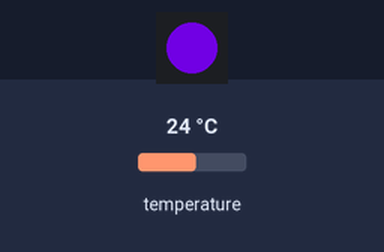
Recording of a sketch running on a simulated Arduino Uno, built with avr-gcc and run on an emulated ATmega328P. Parts: 1 RGB LEDs in strip order, left to right. Inputs (shaded band) come from the test bench; at power-on: temperature 24 °C. Dim RGB values are drawn brighter than linear.

Above: at 1.6 s.
1.7 s: temperature set to 28 °C
At 5.2 s:
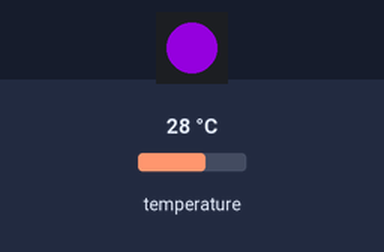
5.6 s: temperature set to 33 °C
At 7.3 s:
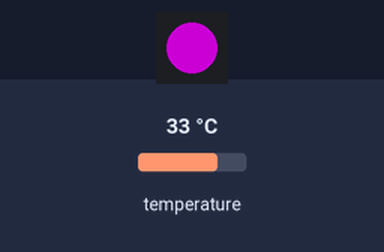
9.5 s: temperature set to 41 °C
At 10.6 s:
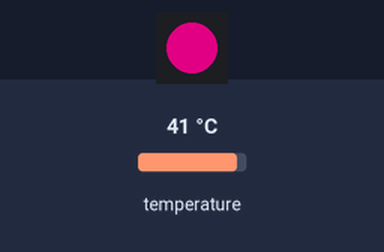
Timing chart, 0 to 12.5 s (numbered marks = the images above; inputs shaded):
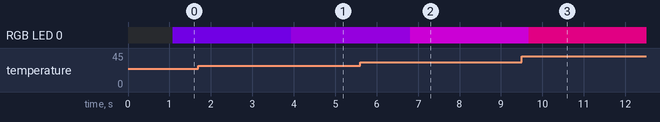

Measured:
- after the input at 1.7 s, RGB LED 0: RGB(85, 0, 171) → RGB(103, 0, 153) after 2.2 s
- after the input at 5.6 s, RGB LED 0: RGB(103, 0, 153) → RGB(125, 0, 131) after 1.2 s
- after the input at 9.5 s, RGB LED 0: RGB(125, 0, 131) → RGB(162, 0, 94) after 0.17 s

The sketch:

BlinkBee_ESP01.ino
```cpp
#define FASTLED_ESP8266_RAW_PIN_ORDER
#define FASTLED_ALLOW_INTERRUPTS 0

#include "FastLED.h"

#include <OneWire.h>
#include <DallasTemperature.h>

#define ONE_WIRE_BUS 1

#define NUM_LEDS 1

#define DATA_PIN 0

// Define the array of leds
CRGB leds[NUM_LEDS];

OneWire oneWire(ONE_WIRE_BUS);

DallasTemperature sensors(&oneWire);

void setup() {
  FastLED.addLeds<NEOPIXEL, DATA_PIN>(leds, NUM_LEDS);
  delay(100);
  leds[0] = CRGB(0,0,0);
  FastLED.show();
  delay(100);
  sensors.begin();
}

void loop() {
    sensors.requestTemperatures(); // Send the command to get temperatures
    delay(100);
    int temp = (int) sensors.getTempCByIndex(0);
    if (temp >= 60) {
      leds[0] = CHSV(40,255,255);
    } else if (temp <= 0) {
      leds[0] = CHSV(100,255,255);
    } else {
      leds[0] = CHSV(map(temp,0,60,150,255),255,255);
    }

    FastLED.show();
    delay(2000);
}
```
